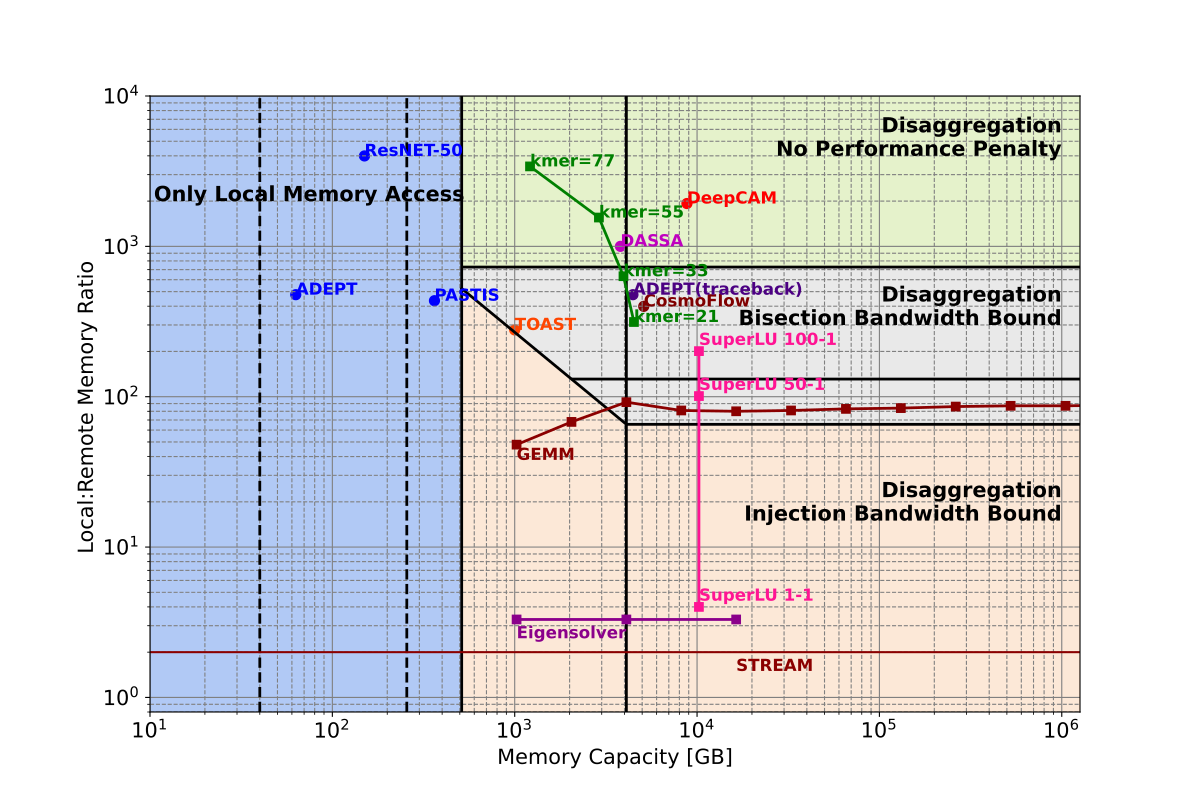

Here is the Python script that generated this plot:
import matplotlib.pyplot as plt
import math
import numpy as np


font = { 'size'   : 15}
plt.rc('font', **font)
markersize = 10

colors = ['r','maroon','m','indigo','orangered']
styles = ['o','s','v','^','D',">","<","*","h","H","+","1","2","3","4","8","p","d","|","_",".",","]

fig = plt.figure(1,figsize=(12,8))
plt.clf()
ax = fig.gca()
ax.set_xscale('log')
ax.set_yscale('log')
ax.set_xlabel('Memory Capacity [GB]')
ax.set_ylabel('Local:Remote Memory Ratio ')

xmin = 1
xmax = 6.1
ymin = 0.8
ymax = 10000

ax.set_xlim(10**xmin, 10**xmax)
ax.set_ylim(ymin, ymax)

xlim = ax.get_xlim()
ylim = ax.get_ylim()


plt.vlines(x=512, ymin=ymin, ymax=ymax, colors='black', lw=2)
plt.vlines(x=40, ymin=ymin, ymax=ymax, colors='black', lw=2,ls='--')
plt.vlines(x=256, ymin=ymin, ymax=ymax, colors='black', ls='--',lw=2)
#plt.vlines(x=1024, ymin=ymin, ymax=ymax, colors='black',lw=2)
plt.vlines(x=4096, ymin=ymin, ymax=ymax, colors='black',lw=2)


myx=[]
myxinter=[]
myy=[]
myupper=[]
mylower=[]
myyintra=[]
myyinter=[]
myupperinter=[]
mylowerinter=[]


for i in range(512,4096):
    myx.append(i)
    myy.append(65.5*(4096/i))
    myupper.append(ymax)
    mylower.append(ymin)
    myupperinter.append(728)

ax.plot(myx,myy,c='k',lw=2)
ax.hlines(y=65.5, xmin=4096, xmax=10**xmax, linewidth=2, color='black')
ax.hlines(y=131, xmin=2048, xmax=10**xmax, linewidth=2, color='black')
ax.hlines(y=728, xmin=512, xmax=10**xmax, linewidth=2, color='black')


zonename=['Only Local Memory Access','Disaggregation\nNo Performance Penalty','Disaggregation\n Injection Bandwidth Bound','Disaggregation\n Bisection Bandwidth Bound']
ax.axvspan(10**xmin, 512, alpha=0.5, color='cornflowerblue')
ax.annotate(zonename[0], (10**xmin*1.05, 2000),c='k',weight='bold')
ax.annotate(zonename[1], (1000000,4000),c='k',weight='bold',ha='right')
ax.annotate(zonename[2], (1000000, 15),c='k',weight='bold',ha='right')
ax.annotate(zonename[3], (1000000,300),c='k',weight='bold',ha='right')

ax.fill_between(
    myx, myy, mylower, where=(np.array(myy) >= np.array(mylower)),
    interpolate=True, color="sandybrown", alpha=0.25)

ax.fill_between(
    myx, myy, myupperinter, where=(np.array(myy) <= np.array(myupperinter)),
    interpolate=True, color="darkgrey", alpha=0.25)


myx=[512,10**xmax]
myy=[728,728]
myupper=[ymax,ymax]
mylower=[ymin,ymin]
ax.fill_between(
    myx, myy, myupper, where=(np.array(myy) <= np.array(myupper)),
    interpolate=True, color="yellowgreen", alpha=0.25)

myx=[4096,10**xmax]
myy=[65.5,65.5]
myupper=[728,728]
ax.fill_between(
    myx, myy, mylower, where=(np.array(myy) >= np.array(mylower)),
    interpolate=True, color="sandybrown", alpha=0.25)

ax.fill_between(
    myx, myy, myupper, where=(np.array(myy) <= np.array(myupper)),
    interpolate=True, color="darkgrey", alpha=0.25)

##ResNET, adept, PASTIS, DeepCAM, CosmoFlow, DASSA, adept(traceback),  TOAST
mem=[0.15*1000,63,363,8.8*1000,5.1*1000,3.8*1000, 4.45*1000,1000]
LR=[3993,477,435,1927,399,1000, 477,278]
appname=['ResNET-50', 'ADEPT', 'PASTIS','DeepCAM', 'CosmoFlow', 'DASSA', 'ADEPT(traceback)',  'TOAST']
#for i in range(0,3):
for i in range(0,len(mem)):
    if i < 3:
        mycolor='b'
    else:
        mycolor=colors[i-3]
    plt.scatter(mem[i], LR[i],  c=mycolor, s=50)
    plt.annotate(appname[i], (mem[i], LR[i]),c=mycolor,weight='bold',fontsize=12)


#EXTENSION
mem=[4506.93, 3949.155, 2896.155, 1213.515]
LR=[314,633,1555,3402]
kmer=['kmer=21','kmer=33','kmer=55','kmer=77']
plt.plot(mem, LR,  c='g', marker='s',lw=2)
for i in range(0,len(mem)):
    plt.annotate(kmer[i], (mem[i], LR[i]),c='g',weight='bold',fontsize=12)


#gemm
appname=['GEMM']
ddr_gb=[1024,	2048,	4096,	8192,	16384,	32768,	65536,	131072,	262144,	524288,	1048576,	2097152]
lr=[48,	68,	92,	81,	80,	81,	83,	84,	86,	87,	87,	88]
ax.plot(ddr_gb,lr,c='darkred',marker='s',lw=2)
ax.annotate(appname[0], (ddr_gb[math.floor(len(ddr_gb)/100)], lr[0]-10),c='darkred',weight='bold',fontsize=12)

#stream
appname=['STREAM']
lr=2
plt.axhline(y=lr, color='darkred', linestyle='-')
ax.annotate(appname[0], (ddr_gb[math.floor(len(ddr_gb)/3)], lr*0.75) ,c='darkred',weight='bold',fontsize=12)

#superlu
appname=['SuperLU 1-1','SuperLU 50-1','SuperLU 100-1']
lr=[4,101,201]
ddr=[10240,10240,10240]
plt.plot(ddr, lr,  c='deeppink', marker='s',lw=2)
for i in range(0,len(lr)):
    ax.annotate(appname[i], (10240, lr[i]*1.1) ,c='deeppink',weight='bold',fontsize=12)

#Eigensolver
appname=['Eigensolver']
lr=[3.3,3.3,3.3]
ddr=[1024,4096, 16384]
plt.plot(ddr, lr,  c='darkmagenta', marker='s',lw=2)
ax.annotate(appname[0], (1024, 3.3*0.75) ,c='darkmagenta',weight='bold',fontsize=12)

ax.grid(b=True, which='major', color='grey', linestyle='-')
ax.grid(b=True, which='minor', color='grey', linestyle='--')
plt.savefig('summary_apps_fig6_bisection.pdf')
